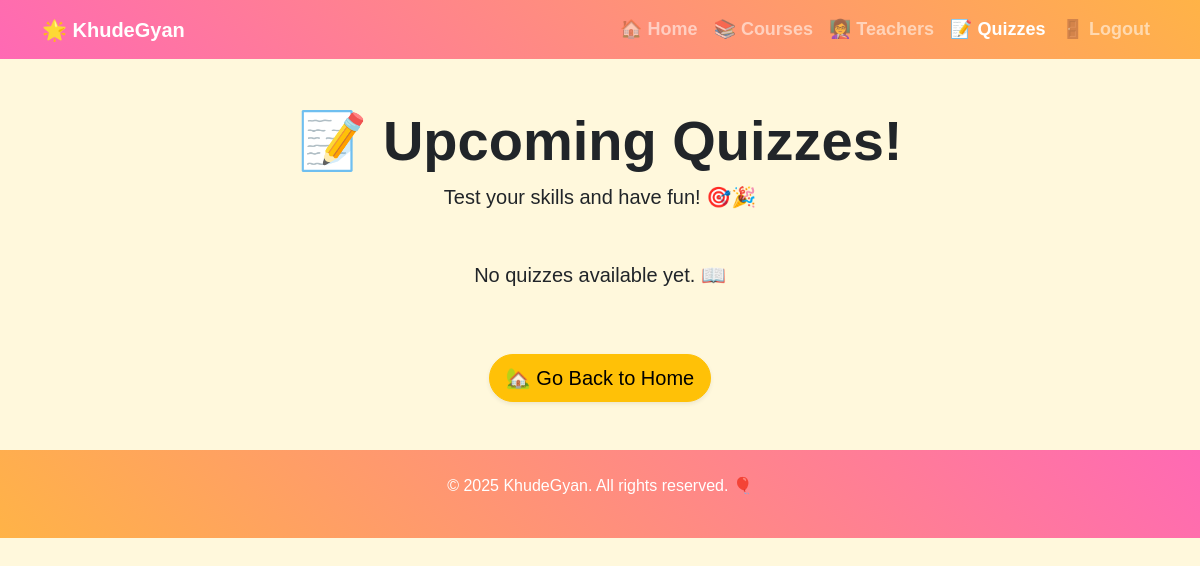
The page /quizzes/ on the database as committed earlier.
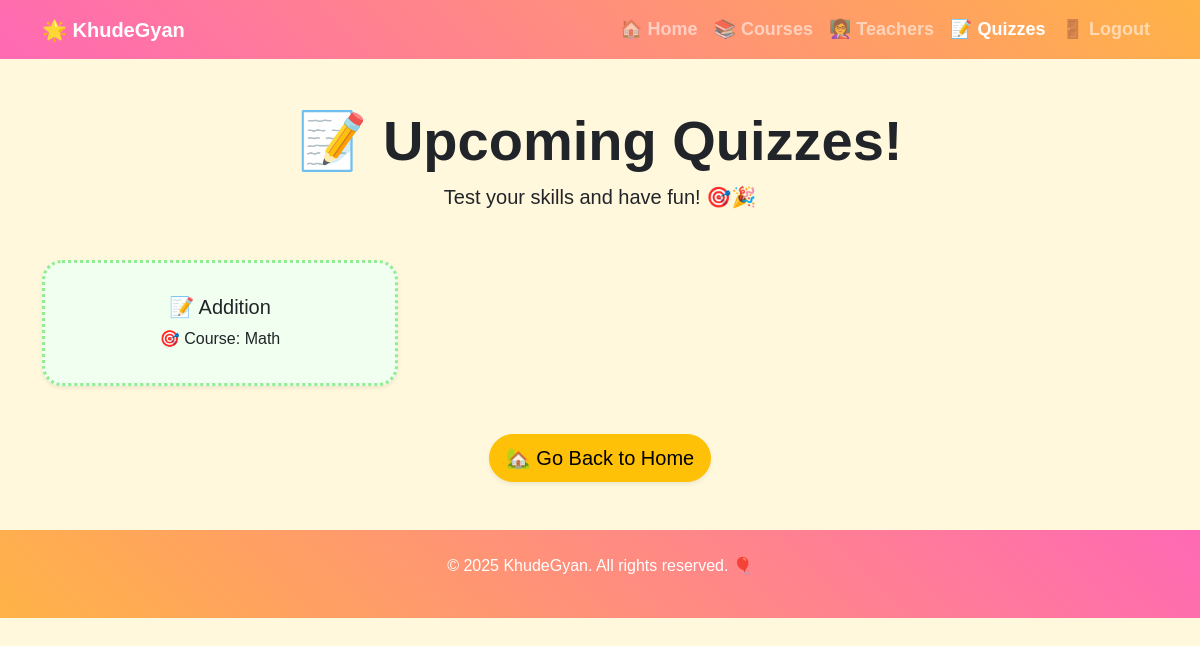
The same page on the database as committed later.
### app1/models.py (models this page shows, shortened)
class Quiz(models.Model):
    course = models.ForeignKey(Course, on_delete=models.CASCADE)
    title = models.CharField(max_length=100)

class Course(models.Model):
    title = models.CharField(max_length=200)
    description = models.TextField()

### app1/views.py (the view)
# urls.py: path('quizzes/', quiz_list, name='quiz_list'),
def quiz_list(request):
    quizzes = Quiz.objects.all()
    return render(request, 'app1/quiz_list.html', {'quizzes': quizzes})

### app1/templates/app1/quiz_list.html (shortened to what this page needs)
<!DOCTYPE html>
<html lang="en">
<head>
    <link href="https://cdn.jsdelivr.net/npm/bootstrap@5.3.0/dist/css/bootstrap.min.css" rel="stylesheet">
</head>
<body>
<nav class="navbar navbar-expand-lg navbar-dark mb-4">
  <div class="container">
    <a class="navbar-brand fw-bold" href="{% url 'home' %}">🌟 KhudeGyan</a>
    <div class="collapse navbar-collapse" id="navbarNav">
      <ul class="navbar-nav ms-auto">
        <li class="nav-item"><a class="nav-link" href="{% url 'home' %}">🏠 Home</a></li>
        <li class="nav-item"><a class="nav-link" href="{% url 'course_list' %}">📚 Courses</a></li>
        <li class="nav-item"><a class="nav-link" href="{% url 'teacher_list' %}">👩‍🏫 Teachers</a></li>
        <li class="nav-item"><a class="nav-link active" href="{% url 'quiz_list' %}">📝 Quizzes</a></li>
        <li class="nav-item"><a class="nav-link" href="{% url 'logout' %}">🚪 Logout</a></li>
      </ul>
    </div>
  </div>
</nav>
<div class="container text-center my-5">
    <h1 class="display-4 fw-bold">📝 Upcoming Quizzes!</h1>
    <p class="lead">Test your skills and have fun! 🎯🎉</p>
</div>
<div class="container">
    <div class="row g-4">
        {% for quiz in quizzes %}
        <div class="col-md-4">
            <div class="card quiz-card h-100 text-center shadow-sm p-3">
                <div class="card-body">
                    <h5 class="card-title">📝 {{ quiz.title }}</h5>
                    <p class="card-text">🎯 Course: {{ quiz.course.title }}</p>
                </div>
            </div>
        </div>
        {% empty %}
        <div class="col-12 text-center">
            <p class="lead">No quizzes available yet. 📖</p>
        </div>
        {% endfor %}
    </div>
</div>
<div class="container text-center my-5">
    <a href="{% url 'home' %}" class="btn btn-warning btn-lg rounded-pill shadow-sm">
        🏡 Go Back to Home
    </a>
</div>
<footer class="text-white text-center py-4 mt-5">
    <div class="container">
        <p>&copy; 2025 KhudeGyan. All rights reserved. 🎈</p>
    </div>
</footer>
</body>
</html>

Rows that differ between the two databases and show on the page:
added Quiz: title "Addition", course "Math"
Other text that changed with them:
text no longer shown: "No quizzes available yet. 📖"
